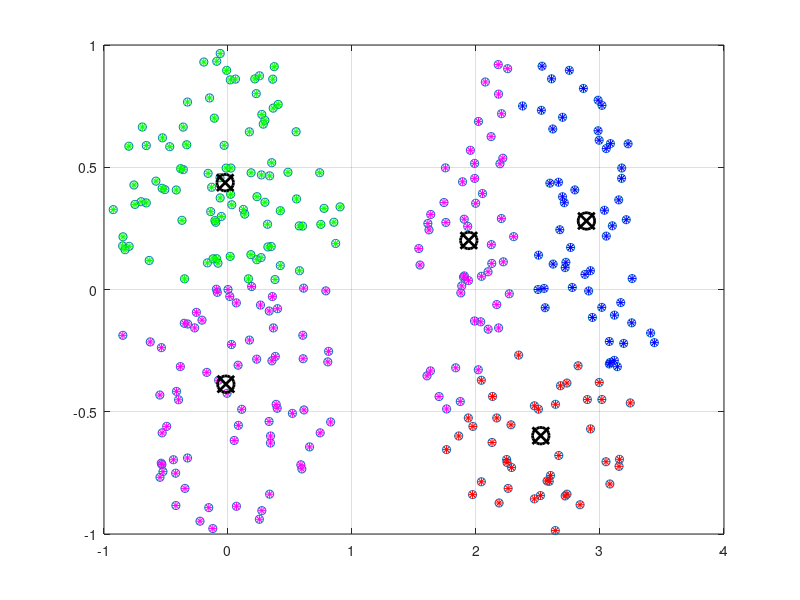
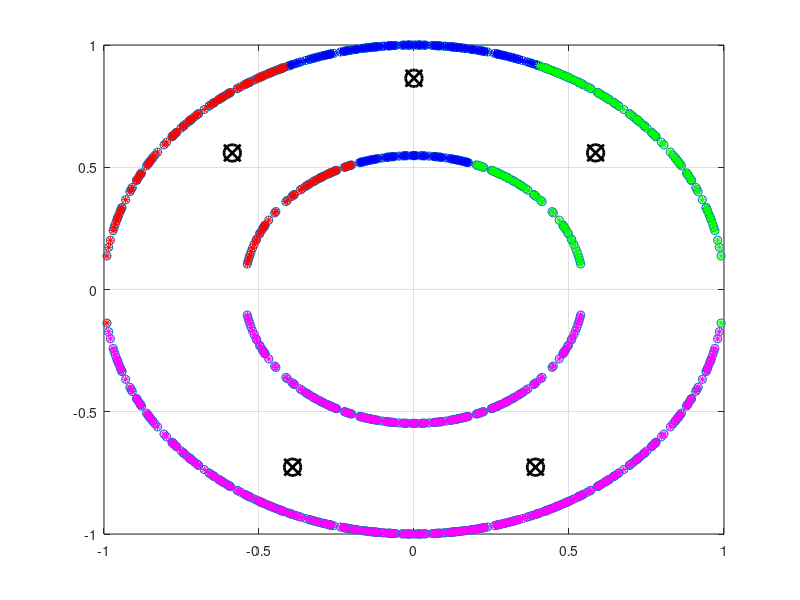

Source code (MATLAB) for these figures, in order:
clc;clear;close all
load data_clustering.mat

X_Train=data1;

c=input('Please Input The Number Of The Clusters:    ');
[center,U,obj_fcn] = fcm(X_Train, c);
plot(X_Train(:,1), X_Train(:,2),'o');
grid on
maxU = max(U);
hold on
for i=1:c
    switch i
        case 1
            co='r*';
        case 2
            co='b*';
        case 3
            co='g*';
        case 4
            co='m*';
    end
            
plot(X_Train(U(i,:) == maxU,1),X_Train(U(i,:) == maxU,2),co)
hold on
end
 plot(center(:,1),center(:,2),'kx',...
     'MarkerSize',12,'LineWidth',2)
plot(center(:,1),center(:,2),'ko',...
     'MarkerSize',12,'LineWidth',2)
hold off
switch i
    case 1
        legend('All Datas','Cluster 1','Centroids',...
       'Location','NW')
    case 2
        legend('All Datas','Cluster 1','Cluster 2','Centroids',...
       'Location','NW')
    case 3
        legend('All Datas','Cluster 1','Cluster 2','Cluster 3','Centroids',...
       'Location','NW')
    case 4
        legend('All Datas','Cluster 1','Cluster 2','Cluster 3','Cluster 4','Centroids',...
       'Location','NW')
end


figure
X_Train=data2;


[center,U,obj_fcn] = fcm(X_Train, c);
plot(X_Train(:,1), X_Train(:,2),'o');
grid on
maxU = max(U);
hold on
for i=1:c
    switch i
        case 1
            co='r*';
        case 2
            co='b*';
        case 3
            co='g*';
        case 4
            co='m*';
    end
            
plot(X_Train(U(i,:) == maxU,1),X_Train(U(i,:) == maxU,2),co)
hold on
end
 plot(center(:,1),center(:,2),'kx',...
     'MarkerSize',12,'LineWidth',2)
plot(center(:,1),center(:,2),'ko',...
     'MarkerSize',12,'LineWidth',2)
hold off
switch i
    case 1
        legend('All Datas','Cluster 1','Centroids',...
       'Location','NW')
    case 2
        legend('All Datas','Cluster 1','Cluster 2','Centroids',...
       'Location','NW')
    case 3
        legend('All Datas','Cluster 1','Cluster 2','Cluster 3','Centroids',...
       'Location','NW')
    case 4
        legend('All Datas','Cluster 1','Cluster 2','Cluster 3','Cluster 4','Centroids',...
       'Location','NW')
end
